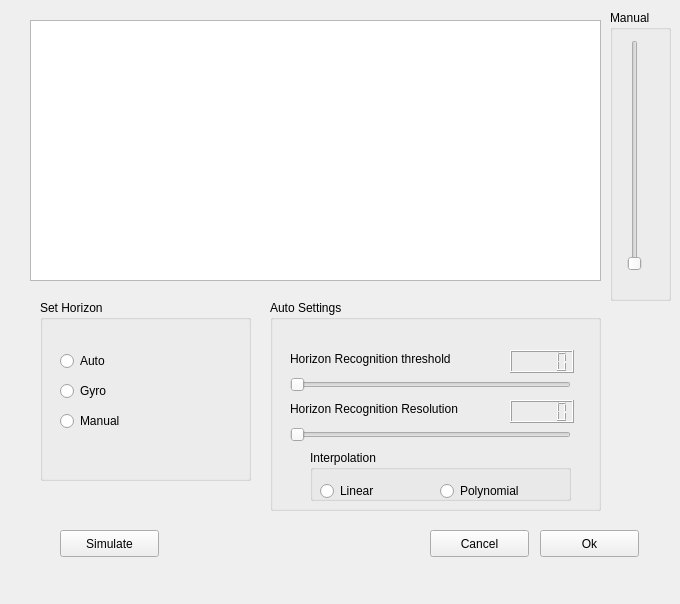
<?xml version="1.0" encoding="UTF-8"?>
<ui version="4.0">
 <class>HorizonSettings</class>
 <widget class="QWidget" name="HorizonSettings">
  <property name="geometry">
   <rect>
    <x>0</x>
    <y>0</y>
    <width>680</width>
    <height>604</height>
   </rect>
  </property>
  <property name="windowTitle">
   <string>Horizon Settings</string>
  </property>
  <widget class="QGroupBox" name="groupBox">
   <property name="geometry">
    <rect>
     <x>40</x>
     <y>300</y>
     <width>211</width>
     <height>181</height>
    </rect>
   </property>
   <property name="title">
    <string>Set Horizon </string>
   </property>
   <widget class="QRadioButton" name="radioButton">
    <property name="geometry">
     <rect>
      <x>20</x>
      <y>50</y>
      <width>81</width>
      <height>22</height>
     </rect>
    </property>
    <property name="text">
     <string>Auto</string>
    </property>
   </widget>
   <widget class="QRadioButton" name="radioButton_2">
    <property name="geometry">
     <rect>
      <x>20</x>
      <y>80</y>
      <width>81</width>
      <height>22</height>
     </rect>
    </property>
    <property name="text">
     <string>Gyro</string>
    </property>
   </widget>
   <widget class="QRadioButton" name="radioButton_3">
    <property name="geometry">
     <rect>
      <x>20</x>
      <y>110</y>
      <width>81</width>
      <height>22</height>
     </rect>
    </property>
    <property name="text">
     <string>Manual</string>
    </property>
   </widget>
  </widget>
  <widget class="QGraphicsView" name="graphicsView">
   <property name="geometry">
    <rect>
     <x>30</x>
     <y>20</y>
     <width>571</width>
     <height>261</height>
    </rect>
   </property>
  </widget>
  <widget class="QGroupBox" name="groupBox_2">
   <property name="geometry">
    <rect>
     <x>270</x>
     <y>300</y>
     <width>331</width>
     <height>211</height>
    </rect>
   </property>
   <property name="title">
    <string>Auto Settings</string>
   </property>
   <widget class="QSlider" name="horizontalSlider">
    <property name="geometry">
     <rect>
      <x>20</x>
      <y>70</y>
      <width>281</width>
      <height>29</height>
     </rect>
    </property>
    <property name="orientation">
     <enum>Qt::Horizontal</enum>
    </property>
   </widget>
   <widget class="QLabel" name="label_4">
    <property name="geometry">
     <rect>
      <x>20</x>
      <y>50</y>
      <width>211</width>
      <height>17</height>
     </rect>
    </property>
    <property name="text">
     <string>Horizon Recognition threshold</string>
    </property>
   </widget>
   <widget class="QLCDNumber" name="lcdNumber">
    <property name="geometry">
     <rect>
      <x>240</x>
      <y>50</y>
      <width>64</width>
      <height>23</height>
     </rect>
    </property>
   </widget>
   <widget class="QLabel" name="label_5">
    <property name="geometry">
     <rect>
      <x>20</x>
      <y>100</y>
      <width>221</width>
      <height>17</height>
     </rect>
    </property>
    <property name="text">
     <string>Horizon Recognition Resolution</string>
    </property>
   </widget>
   <widget class="QSlider" name="horizontalSlider_2">
    <property name="geometry">
     <rect>
      <x>20</x>
      <y>120</y>
      <width>281</width>
      <height>29</height>
     </rect>
    </property>
    <property name="orientation">
     <enum>Qt::Horizontal</enum>
    </property>
   </widget>
   <widget class="QLCDNumber" name="lcdNumber_2">
    <property name="geometry">
     <rect>
      <x>240</x>
      <y>100</y>
      <width>64</width>
      <height>23</height>
     </rect>
    </property>
   </widget>
   <widget class="QGroupBox" name="groupBox_4">
    <property name="geometry">
     <rect>
      <x>40</x>
      <y>150</y>
      <width>261</width>
      <height>51</height>
     </rect>
    </property>
    <property name="title">
     <string>Interpolation</string>
    </property>
    <widget class="QRadioButton" name="radioButton_4">
     <property name="geometry">
      <rect>
       <x>10</x>
       <y>30</y>
       <width>81</width>
       <height>22</height>
      </rect>
     </property>
     <property name="text">
      <string>Linear</string>
     </property>
    </widget>
    <widget class="QRadioButton" name="radioButton_5">
     <property name="geometry">
      <rect>
       <x>130</x>
       <y>30</y>
       <width>101</width>
       <height>22</height>
      </rect>
     </property>
     <property name="text">
      <string>Polynomial </string>
     </property>
    </widget>
   </widget>
  </widget>
  <widget class="QGroupBox" name="groupBox_3">
   <property name="geometry">
    <rect>
     <x>610</x>
     <y>10</y>
     <width>61</width>
     <height>291</height>
    </rect>
   </property>
   <property name="title">
    <string>Manual  </string>
   </property>
   <widget class="QSlider" name="verticalSlider">
    <property name="geometry">
     <rect>
      <x>10</x>
      <y>30</y>
      <width>29</width>
      <height>231</height>
     </rect>
    </property>
    <property name="orientation">
     <enum>Qt::Vertical</enum>
    </property>
   </widget>
  </widget>
  <widget class="QPushButton" name="pushButton">
   <property name="geometry">
    <rect>
     <x>60</x>
     <y>530</y>
     <width>99</width>
     <height>27</height>
    </rect>
   </property>
   <property name="text">
    <string>Simulate</string>
   </property>
  </widget>
  <widget class="QPushButton" name="pushButton_2">
   <property name="geometry">
    <rect>
     <x>430</x>
     <y>530</y>
     <width>99</width>
     <height>27</height>
    </rect>
   </property>
   <property name="text">
    <string>Cancel</string>
   </property>
  </widget>
  <widget class="QPushButton" name="pushButton_3">
   <property name="geometry">
    <rect>
     <x>540</x>
     <y>530</y>
     <width>99</width>
     <height>27</height>
    </rect>
   </property>
   <property name="text">
    <string>Ok</string>
   </property>
  </widget>
 </widget>
 <resources/>
 <connections/>
</ui>
